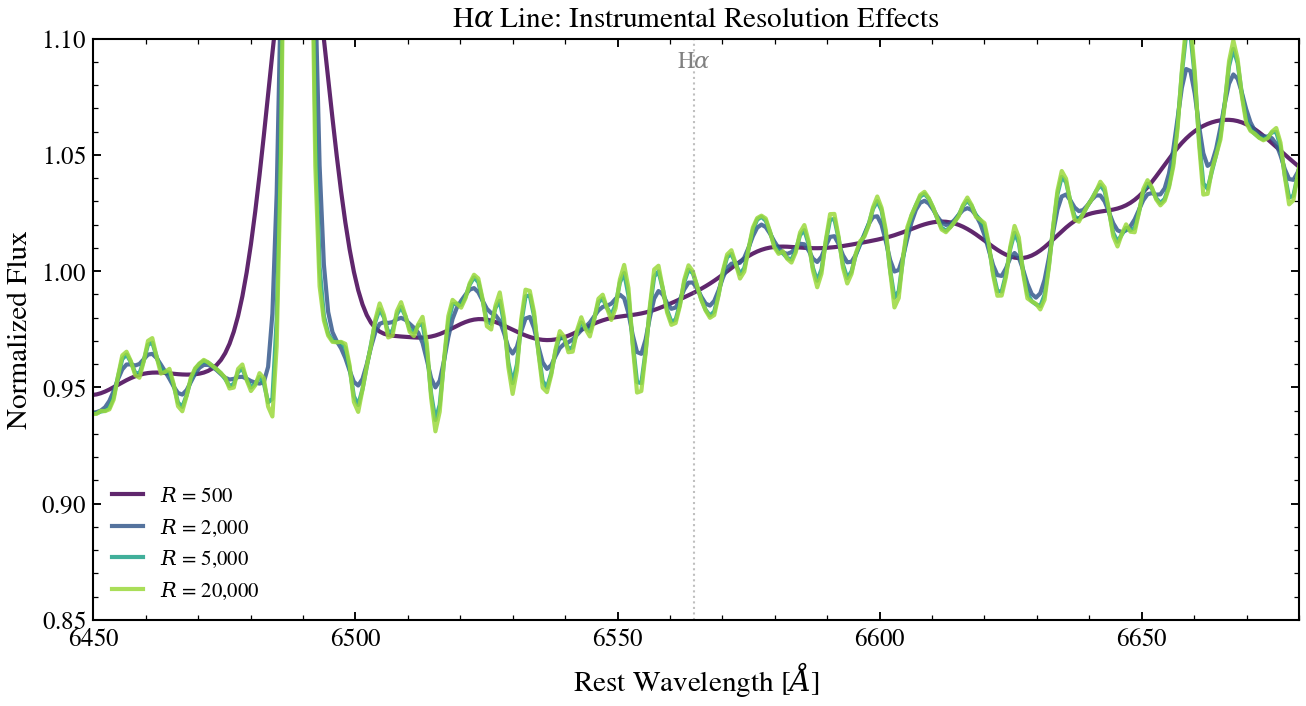

Here is the Python script that generated this plot:
"""
Instrumental Resolution Sweep
===============================

Sweep instrumental resolution R ∈ {500, 2000, 5000, 20000} to demonstrate how
spectral resolution affects line profile visibility. The Hα line (~6564.6 Å
vacuum) transforms from a single broad bump to a sharply resolved absorption
feature as resolution increases. High-res spectroscopy reveals kinematics.
"""

from pathlib import Path

import jax.numpy as jnp
import matplotlib.pyplot as plt
import numpy as np
from scipy.ndimage import gaussian_filter1d

from tengri import Fixed, Observation, Parameters, SEDModel, Spectroscopy, load_ssp_data
from tengri.analysis.plotting import setup_style

setup_style()


def _find_ssp():
    """Locate SSP data from project root or docs/ (sphinx-gallery) cwd."""
    name = "ssp_prsc_miles_chabrier_wNE_logGasU-3.0_logGasZ0.0.h5"
    for p in [
        Path("data") / name,
        Path("../data") / name,
        Path("../../data") / name,
        Path("../../../data") / name,
    ]:
        if p.exists():
            return str(p)
    return None


SSP_PATH = _find_ssp()
if SSP_PATH is None:
    raise FileNotFoundError("SSP data not found — skipping example")

# --- Setup ---
ssp_data = load_ssp_data(SSP_PATH)
WAVE_OBS = jnp.linspace(6000.0, 7100.0, 400)
REDSHIFT = 0.1

obs = Observation(
    spectroscopy=Spectroscopy(wave_obs=WAVE_OBS),
)

spec = Parameters(
    sfh_tsnorm_log_peak_sfr=Fixed(0.5),
    sfh_tsnorm_peak_lbt_gyr=Fixed(1.5),
    sfh_tsnorm_width_gyr=Fixed(1.2),
    sfh_tsnorm_skew=Fixed(-0.2),
    sfh_tsnorm_trunc=Fixed(2.0),
    met_logzsol=Fixed(0.1),
    dust_tau_bc=Fixed(0.2),
    dust_tau_diff=Fixed(0.1),
    dust_slope=Fixed(-0.7),
    redshift=Fixed(REDSHIFT),
)
model = SEDModel(spec, ssp_data, observation=obs)

# --- Predict rest-frame spectrum ---
pred = model.predict_rest_sed({})
wave_rest = np.asarray(pred.wavelength)
sed_rest = np.asarray(pred.sed)

# --- Interpolate to observed frame and zoom to Hα region ---
wave_obs_rest = wave_rest / (1.0 + REDSHIFT)
zoom_mask = (wave_obs_rest >= 6400) & (wave_obs_rest <= 6750)
wave_zoom = wave_obs_rest[zoom_mask]
sed_zoom = sed_rest[zoom_mask]

# Normalize to continuum level
sed_zoom = sed_zoom / np.median(sed_zoom)

# --- Resolution sweep (R = λ / Δλ) ---
resolution_vals = [500, 2000, 5000, 20000]
colors = plt.cm.viridis(np.linspace(0.0, 0.85, len(resolution_vals)))

# Wavelength pixel width
dlam_pix = np.mean(np.diff(wave_zoom))

fig, ax = plt.subplots(figsize=(9, 5))

for r, color in zip(resolution_vals, colors):
    # Wavelength resolution element from R
    dlam = np.mean(wave_zoom) / r
    sigma_pix = dlam / (2.355 * dlam_pix)  # FWHM → sigma

    # Apply Gaussian broadening
    sed_conv = gaussian_filter1d(sed_zoom, sigma=sigma_pix)

    ax.plot(
        wave_zoom,
        sed_conv,
        lw=2.0,
        color=color,
        label=f"$R$ = {r:,}",
        alpha=0.85,
    )

# Set limits FIRST so the H-alpha annotation places at the right y-coord.
ax.set_xlabel(r"Rest Wavelength [$\AA$]")
ax.set_ylabel("Normalized Flux")
ax.set_title(r"H$\alpha$ Line: Instrumental Resolution Effects")
ax.set_xlim(6450, 6680)
ax.set_ylim(0.85, 1.10)

# Mark Hα center (vacuum) using axis-fraction transform so the text always
# anchors to the visible top of the panel regardless of data range.
ha_center = 6564.61
ax.axvline(ha_center, ls=":", lw=1.0, color="grey", alpha=0.5)
ax.text(
    ha_center,
    0.95,
    r"H$\alpha$",
    fontsize=11,
    ha="center",
    color="grey",
    transform=ax.get_xaxis_transform(),
)
ax.legend(frameon=False, loc="lower left", fontsize=10)
fig.tight_layout()
plt.savefig("plot_resolution_sweep.png", dpi=150, bbox_inches="tight")
plt.show()
